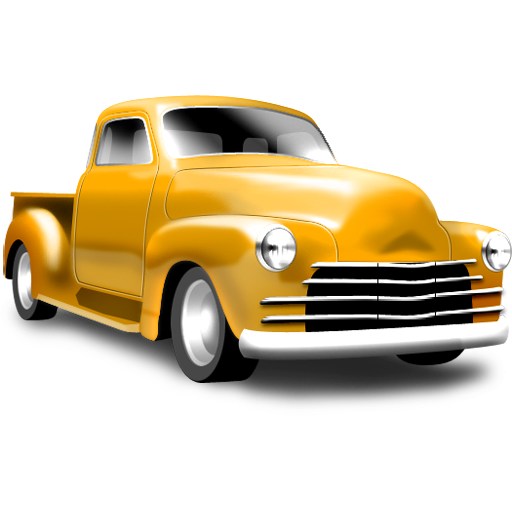
#> input picture data/car1.png, 512 x 512 px, found by its file name
$ python main.py
#> lines starting #> are read from the running program, lines starting #| are printed output that depends on the picture
from PIL import Image
from random import random
import numpy as np
import time

def create_data(matrix, n, m):
    array = []
    blocks_in_line = IMAGE_WIDTH // m
    for i in range(IMAGE_HEIGHT // n):
        for y in range(n):
            line = []
            for j in range(blocks_in_line):
                for x in range(n):
                    pixel = []
                    for color in range(3):
                        pixel.append(trans_pix_1(matrix[i * blocks_in_line + j][(y * m * 3) + (x * 3) + color]))
                    line.append(tuple(pixel))
            array+=line
    return array


def create_data2(matrix, height, width):
    res = []


# [20 lines left out: functions create_data1, print_matrix, not called in this run]

def trans_pix(val: int)->float:
    return ((2*val)/255)-1

def trans_pix_1(val: float)->int:
    return round(255*(val+1)/2)

# [20 lines left out: functions matrix_transp, matrix_diff, not called in this run]


def matrix_product(matrix1, matrix2):
    if FAST_MODE:
        m1=np.array(matrix1)
        m2=np.array(matrix2)
        return np.matmul(m1,m2).tolist()
    else:
        res = []
        for i in range(len(matrix1)):
            arr = []
            for j in range(len(matrix2[0])):
                sum = 0
                for k in range(len(matrix2)):
                    sum = sum + matrix1[i][k]*matrix2[k][j]
                arr.append(sum)
            res.append(arr)
        #print(res[0][0])
        return res


# [8 lines left out: function scalar_product, not called in this run]

def split_image(image, square_width, square_height):
    im_w, im_h= image.size
    res = []#входные данные
    for y in range(0, im_h, square_width):
        for x in range(0, im_w, square_height):
            arr=[]
            for i in range(y, y+square_height):
                for j in range(x, x+square_width):
                    arr.append(trans_pix(pixels[j, i][0]))
                    arr.append(trans_pix(pixels[j, i][1]))
                    arr.append(trans_pix(pixels[j, i][2]))
            res.append(arr)
    return res

def work(input_data, W_1, W_2):
    res = []
    for x_i in input_data:
        x_i = [x_i]
        y_i = matrix_product(x_i, W_1)
        x_i_1 = matrix_product(y_i, W_2)
        res.append(x_i_1[0])
    return res


# [77 lines left out: functions study, save_weights, not called in this run]
def read_weights():
    f = open('weights.txt', 'rt')
    s = f.readline()[:-1].split(" ")
    SQUARE_WIDTH= int(s[1])
    SQUARE_HEIGHT = int(s[0])
    s = f.readline()[:-1].split(" ")
    w1_rows = int(s[0])
    w1_cols = int(s[1])
    W_1 = []
    for i in range(w1_rows):
        line = f.readline()[:-1].split(" ")
        for j in range(len(line)):
            line[j] = float(line[j])
        W_1.append(line)
    s = f.readline()[:-1].split(" ")
    w2_rows = int(s[0])
    w2_cols = int(s[1])
    W_2 = []
    for i in range(w2_rows):
        line = f.readline()[:-1].split(" ")
        for j in range(len(line)):
            line[j] = float(line[j])
        W_2.append(line)
    f.close()
    return W_1, W_2, SQUARE_HEIGHT, SQUARE_WIDTH

if __name__ == "__main__":
    im = Image.open('.\\data\\car1.png')
#> im is the input picture: PIL image 512x512 RGBA; mean R, G, B, A 195.2, 181.7, 154.6, 103.5
    pixels = im.load()
    IMAGE_WIDTH, IMAGE_HEIGHT= im.size
#> IMAGE_WIDTH = 512; IMAGE_HEIGHT = 512
    print("Включить быстрый режим?(Y/n):")
    mode_dec=input().lower()
    FAST_MODE = (True if mode_dec=='y' or mode_dec=='д' or mode_dec=='1' else False)
    print("Режим работы/обучения?(1/0):")
    prog_mode = int(input())
#> the answer given: 1

    if(prog_mode == 0):
        print("Использовать нормализацию?(Y/n):")
        norm_dec=input().lower()
        NORM_MODE = (True if norm_dec=='y' or norm_dec=='д' or norm_dec=='1' else False)
        print("Введите размер прямоугольников:\nВысота: ")
        SQUARE_HEIGHT = int(input())#Высота
        print("Ширина: ")
        SQUARE_WIDTH = int(input())#Ширина
        X_0 = split_image(im, SQUARE_WIDTH, SQUARE_HEIGHT)
        print("Введите число нейронов второго слоя: ")
        p = int(input())
        print("Введите максимальную допустимую ошибку: ")
        e = float(input())
        print("Коэффициент сжатия: "+str(len(X_0)*SQUARE_WIDTH*SQUARE_HEIGHT*3/((len(X_0)+SQUARE_HEIGHT*SQUARE_WIDTH*3)*p+2)))
        W_1, W_2 = study(X_0, p, e)
        save_weights(W_1, W_2)
    else:
        W_1, W_2, SQUARE_HEIGHT, SQUARE_WIDTH = read_weights()
#> (reads weights.txt from the repository)
        im_2 = Image.new('RGB',(IMAGE_WIDTH,IMAGE_HEIGHT))
#> im_2: PIL image 512x512 RGB; every value is 0
        X = work(split_image(im,SQUARE_WIDTH, SQUARE_HEIGHT), W_1, W_2)
#> after the loop in split_image, `for y in range(0, im_h, square_width):`: res = 16384 items
#> in work, `res = []`: res = []
#> after the loop in work, `for x_i in input_data:`: res = 16384 items
#> X = 16384 items
        im_2.putdata(create_data(X, SQUARE_HEIGHT, SQUARE_WIDTH))
#> after the loop in create_data, `for i in range(IMAGE_HEIGHT // n):`: array = 262144 items
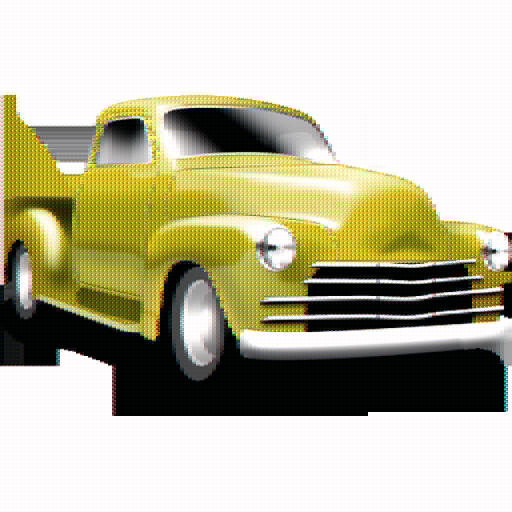
#> im_2: PIL image 512x512 RGB; mean R, G, B 190, 182.9, 157.4
        im_2.save('.\\data\\output.jpg')
